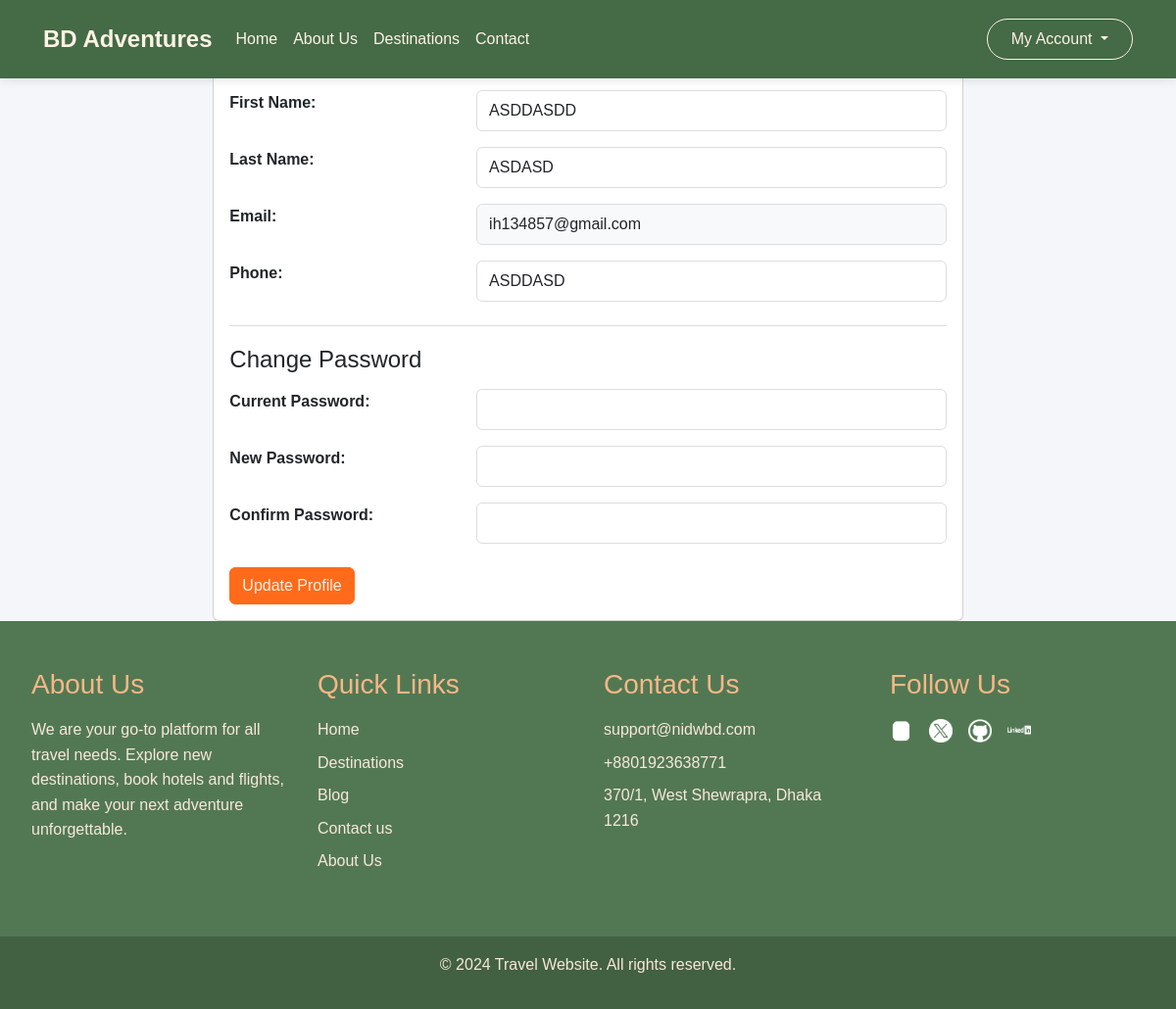
The app's page /profile.php (signed in) with its own data.
### tables this page shows
CREATE TABLE `users` (
  `id` int NOT NULL,
  `first_name` varchar(50) NOT NULL,
  `last_name` varchar(50) NOT NULL,
  `email` varchar(100) NOT NULL,
  `password` varchar(255) NOT NULL,
  `phone` varchar(20) DEFAULT NULL,
  `user_type` enum('admin','user','agency') NOT NULL DEFAULT 'user',
  `created_at` timestamp NULL DEFAULT CURRENT_TIMESTAMP,
  `updated_at` timestamp NULL DEFAULT CURRENT_TIMESTAMP ON UPDATE CURRENT_TIMESTAMP,
  `reset_token` varchar(64) DEFAULT NULL,
  `reset_expires` datetime DEFAULT NULL,
  `email_verified` tinyint(1) DEFAULT '0',
  `verification_token` varchar(64) DEFAULT NULL
);

### profile.php (the view, shortened to what this page needs)
<?php
require 'config/db.php';
try {
    if (isset($_SESSION['firebase_email'])) {
        $stmt = $pdo->prepare("SELECT * FROM users WHERE email = ?");
        $stmt->execute([$_SESSION['firebase_email']]);
        $user = $stmt->fetch(PDO::FETCH_ASSOC);
        if (!$user) {
            $pdo->beginTransaction();
            try {
                $stmt = $pdo->prepare("
                    INSERT INTO users (
                        firebase_uid,
                        provider,
                        first_name,
                        last_name,
                        email,
                        password,
                        user_type,
                        created_at,
                        updated_at
                    ) VALUES (?, ?, ?, ?, ?, NULL, 'user', NOW(), NOW())
                ");
                $nameParts = explode(' ', $_SESSION['firebase_name'] ?? 'Firebase User');
                $firstName = $nameParts[0] ?? 'Firebase';
                $lastName = isset($nameParts[1]) ? $nameParts[1] : 'User';
                $stmt->execute([
                    $_SESSION['firebase_uid'],
                    'google',
                    $firstName,
                    $lastName,
                    $_SESSION['firebase_email']
                ]);
                $_SESSION['user_id'] = $pdo->lastInsertId();
                $stmt = $pdo->prepare("SELECT * FROM users WHERE id = ?");
                $stmt->execute([$_SESSION['user_id']]);
                $user = $stmt->fetch(PDO::FETCH_ASSOC);
                $pdo->commit();
            } catch (Exception $e) {
                $pdo->rollBack();
                throw new Exception("Failed to create Firebase user: " . $e->getMessage());
            }
        }
    } else {
        $stmt = $pdo->prepare("SELECT * FROM users WHERE id = ?");
        $stmt->execute([$_SESSION['user_id']]);
        $user = $stmt->fetch(PDO::FETCH_ASSOC);
    }
} catch (Exception $e) {
    error_log("Profile Error: " . $e->getMessage());
    $error = $e->getMessage();
}
include 'components/header.php';
?>
<div class="container mt-4">
    <div class="row justify-content-center">
        <div class="col-md-8">
            <div class="card">
                <div class="card-header">
                    <h3 class="mb-0">My Profile</h3>
                </div>
                <div class="card-body">
                    <form action="update_profile.php" method="POST" class="profile-form">
                        <div class="profile-info">
                            <div class="row mb-3">
                                <div class="col-md-4">
                                    <strong>First Name:</strong>
                                </div>
                                <div class="col-md-8">
                                    <input type="text" name="first_name" class="form-control"
                                        value="<?php echo htmlspecialchars($user['first_name']); ?>"
                                        <?php echo isset($_SESSION['firebase_email']) ? 'readonly' : ''; ?>>
                                </div>
                            </div>
                            <div class="row mb-3">
                                <div class="col-md-4">
                                    <strong>Last Name:</strong>
                                </div>
                                <div class="col-md-8">
                                    <input type="text" name="last_name" class="form-control"
                                        value="<?php echo htmlspecialchars($user['last_name']); ?>"
                                        <?php echo isset($_SESSION['firebase_email']) ? 'readonly' : ''; ?>>
                                </div>
                            </div>
                            <div class="row mb-3">
                                <div class="col-md-4">
                                    <strong>Email:</strong>
                                </div>
                                <div class="col-md-8">
                                    <input type="email" name="email" class="form-control"
                                        value="<?php echo htmlspecialchars($user['email']); ?>" readonly>
                                </div>
                            </div>
                            <div class="row mb-3">
                                <div class="col-md-4">
                                    <strong>Phone:</strong>
                                </div>
                                <div class="col-md-8">
                                    <input type="tel" name="phone" class="form-control"
                                        value="<?php echo htmlspecialchars($user['phone'] ?? ''); ?>">
                                </div>
                            </div>
                            <div class="password-change-section mt-4">
                                <h4 class="mb-3">Change Password</h4>
                                <div class="row mb-3">
                                    <div class="col-md-4">
                                        <strong>Current Password:</strong>
                                    </div>
                                    <div class="col-md-8">
                                        <input type="password" name="current_password" class="form-control">
                                    </div>
                                </div>
                                <div class="row mb-3">
                                    <div class="col-md-4">
                                        <strong>New Password:</strong>
                                    </div>
                                    <div class="col-md-8">
                                        <input type="password" name="new_password" class="form-control">
                                    </div>
                                </div>
                                <div class="row mb-3">
                                    <div class="col-md-4">
                                        <strong>Confirm Password:</strong>
                                    </div>
                                    <div class="col-md-8">
                                        <input type="password" name="confirm_password" class="form-control">
                                    </div>
                                </div>
                            </div>
                            <div class="row mt-4">
                                <div class="col-12">
                                    <button type="submit" name="update_profile" class="btn btn-primary">Update Profile</button>
                                </div>
                            </div>
                        </div>
                    </form>
                </div>
            </div>
        </div>
    </div>
</div>
<?php include 'components/footer.php'; ?>

### css/nav.css (style rules this page uses)
:root { --primary-green: #4A7153; --light-beige: #F7E9E3; --light-peach: #F7C59F; --accent-orange: #FF6B1A; }
.btn-primary { background-color: var(--accent-orange) !important; border-color: var(--accent-orange) !important; color: var(--light-beige) !important; }

### css/style.css (style rules this page uses)
:root { --primary-color: #2C3E50; --secondary-color: #E67E22; --accent-color: #27AE60; --background-color: #F5F6FA; --text-color: #2C3E50; --light-text: #ECF0F1; --error-color: #E74C3C; --success-color: #2ECC71; --warning-color: #F1C40F; }
* { margin: 0; padding: 0; box-sizing: border-box; }
body { font-family: 'Poppins', sans-serif; line-height: 1.6; background-color: var(--background-color); color: var(--text-color); }
.container { max-width: 1200px; margin: 0 auto; padding: 0 20px; }

### css/auth.css (style rules this page uses)
:root { --dark-green: #446A46; --light-beige: #FFF3E4; --light-orange: #FFB085; --dark-orange: #FF8038; }
body { min-height: 100vh; display: flex; flex-direction: column; }

### components/nav.php (style rules this page uses)
:root { --dark-green: #446A46; --light-beige: #FFF3E4; --light-orange: #FFB085; --dark-orange: #FF8038; }
.btn-primary { background-color: var(--dark-orange); border-color: var(--dark-orange); color: var(--light-beige); }

### profile.php (style rules this page uses)
.profile-form input.form-control { background-color: #fff; border: 1px solid #ddd; padding: 8px 12px; transition: border-color 0.3s; }
.profile-form input[readonly] { background-color: #f8f9fa; }
.btn-primary { background-color: #446A46; border-color: #446A46; }
.password-change-section { border-top: 1px solid #ddd; padding-top: 20px; }

### records on screen
users: first_name "ASDDASDD", last_name "ASDASD", email "ih134857@gmail.com", phone "ASDDASD"
